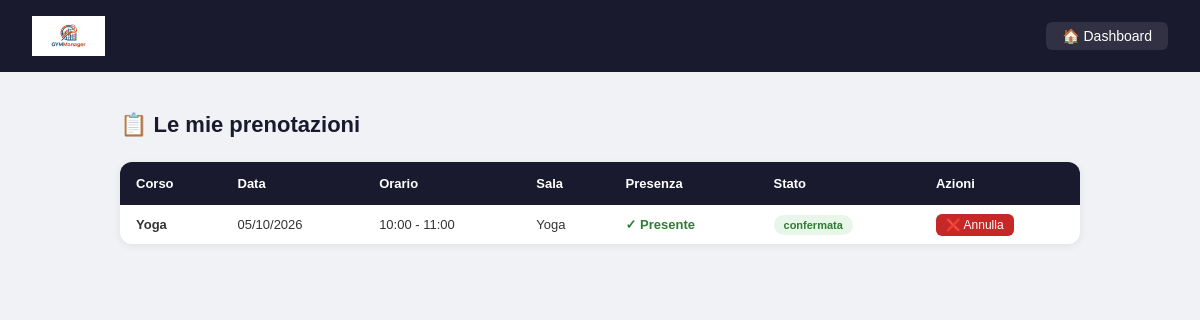
/palestra/cliente/prenotazioni_cliente.php (signed in), run on the app's committed database.
### tables this page shows
CREATE TABLE `prenotazione` (
  `id_prenotazione` int(11) NOT NULL,
  `id_cliente` int(11) NOT NULL,
  `id_lezione` int(11) NOT NULL,
  `data_prenotazione` datetime NOT NULL DEFAULT current_timestamp(),
  `stato` enum('confermata','in_attesa','annullata','completata') NOT NULL DEFAULT 'confermata',
  `presenza` tinyint(1) NOT NULL DEFAULT 0
);

CREATE TABLE `corso` (
  `id_corso` int(11) NOT NULL,
  `nome` varchar(100) NOT NULL,
  `descrizione` text DEFAULT NULL,
  `livello` enum('principiante','intermedio','avanzato') NOT NULL,
  `durata_minuti` int(11) NOT NULL,
  `max_partecipanti` int(11) NOT NULL,
  `stato` enum('attivo','sospeso','terminato') NOT NULL DEFAULT 'attivo'
);

CREATE TABLE `lezione` (
  `id_lezione` int(11) NOT NULL,
  `id_corso` int(11) NOT NULL,
  `id_sala` int(11) NOT NULL,
  `data` date NOT NULL,
  `ora_inizio` time NOT NULL,
  `ora_fine` time NOT NULL,
  `tipo_lezione` varchar(50) DEFAULT NULL,
  `note` text DEFAULT NULL,
  `stato` enum('programmata','in_corso','completata','annullata') NOT NULL DEFAULT 'programmata'
);

CREATE TABLE `sala` (
  `id_sala` int(11) NOT NULL,
  `nome` varchar(100) NOT NULL,
  `tipologia` varchar(50) DEFAULT NULL,
  `capienza_max` int(11) NOT NULL,
  `stato` enum('disponibile','in_manutenzione','chiusa') NOT NULL DEFAULT 'disponibile',
  `data_ultima_manutenzione` date DEFAULT NULL
);

### palestra/cliente/prenotazioni_cliente.php (the view, shortened to what this page needs)
<?php
require_once "../config/db.php";
$utente = $_SESSION['utente'];
$stmt = $pdo->prepare("
    SELECT PR.id_prenotazione, PR.stato, PR.presenza, PR.data_prenotazione,
           C.nome AS corso, L.data, L.ora_inizio, L.ora_fine, S.nome AS sala
    FROM PRENOTAZIONE PR
    JOIN LEZIONE L ON PR.id_lezione = L.id_lezione
    JOIN CORSO C ON L.id_corso = C.id_corso
    JOIN SALA S ON L.id_sala = S.id_sala
    WHERE PR.id_cliente = ?
    ORDER BY L.data DESC, L.ora_inizio DESC
");
$stmt->execute([$utente['id_persona']]);
$prenotazioni = $stmt->fetchAll();
?>
<!DOCTYPE html>
<html lang="it">
<head>
</head>
<body>
<div class="navbar">
    <img src="../assets/logo.jpg" style="height:40px;">
    <div class="navbar-links">
        <a href="dashboard_cliente.php">🏠 Dashboard</a>
    </div>
</div>
<div class="contenuto">
    <div class="intestazione">
        <h2>📋 Le mie prenotazioni</h2>
    </div>
    <table>
        <thead>
            <tr>
                <th>Corso</th>
                <th>Data</th>
                <th>Orario</th>
                <th>Sala</th>
                <th>Presenza</th>
                <th>Stato</th>
                <th>Azioni</th>
            </tr>
        </thead>
        <tbody>
            <?php if(empty($prenotazioni)): ?>
            <tr>
                <td colspan="7" class="nessun-record">Nessuna prenotazione ancora!</td>
            </tr>
            <?php else: ?>
            <?php foreach($prenotazioni as $p): ?>
            <tr>
                <td><strong><?= htmlspecialchars($p['corso']) ?></strong></td>
                <td><?= date('d/m/Y', strtotime($p['data'])) ?></td>
                <td><?= substr($p['ora_inizio'],0,5) ?> - <?= substr($p['ora_fine'],0,5) ?></td>
                <td><?= htmlspecialchars($p['sala']) ?></td>
                <td>
                    <?php if($p['presenza']): ?>
                        <span class="presenza-si">✓ Presente</span>
                    <?php else: ?>
                        <span class="presenza-no">— Da confermare</span>
                    <?php endif; ?>
                </td>
                <td>
                    <span class="badge <?= $p['stato'] ?>"><?= $p['stato'] ?></span>
                </td>
                <td>
                    <?php if($p['stato'] === 'confermata' && strtotime($p['data']) >= strtotime(date('Y-m-d'))): ?>
                    <a class="btn-annulla" href="prenotazioni_cliente.php?annulla=<?= $p['id_prenotazione'] ?>" onclick="return confirm('Vuoi annullare questa prenotazione?')">❌ Annulla</a>
                    <?php else: ?>
                    <span style="color:#ccc;font-size:12px;">—</span>
                    <?php endif; ?>
                </td>
            </tr>
            <?php endforeach; ?>
            <?php endif; ?>
        </tbody>
    </table>
</div>
</body>
</html>

### palestra/cliente/prenotazioni_cliente.php (style rules this page uses)
* { margin: 0; padding: 0; box-sizing: border-box; }
body { font-family: Arial, sans-serif; background: #f0f2f5; }
.navbar { background: #1a1a2e; color: white; padding: 16px 32px; display: flex; justify-content: space-between; align-items: center; }
.navbar a { color: white; text-decoration: none; font-size: 14px; background: rgba(255,255,255,0.1); padding: 6px 16px; border-radius: 6px; }
.navbar-links { display: flex; gap: 10px; }
.contenuto { max-width: 1000px; margin: 40px auto; padding: 0 20px; }
.intestazione { display: flex; justify-content: space-between; align-items: center; margin-bottom: 24px; }
.intestazione h2 { font-size: 22px; color: #1a1a2e; }
table { width: 100%; background: white; border-radius: 12px; box-shadow: 0 2px 8px rgba(0,0,0,0.07); border-collapse: collapse; overflow: hidden; }
th { background: #1a1a2e; color: white; padding: 14px 16px; text-align: left; font-size: 13px; }
td { padding: 12px 16px; font-size: 13px; border-bottom: 1px solid #f0f2f5; color: #333; vertical-align: middle; }
tr:last-child td { border-bottom: none; }
.badge { padding: 4px 10px; border-radius: 20px; font-size: 11px; font-weight: bold; }
.badge.confermata { background: #e8f5e9; color: #2e7d32; }
.presenza-si { color: #2e7d32; font-weight: bold; }
.btn-annulla { background: #c62828; color: white; padding: 4px 10px; border-radius: 6px; text-decoration: none; font-size: 12px; }

### data on the page
prenotazione: corso.nome "Yoga", id_lezione.data "05/10/2026", id_lezione.ora_inizio "10:00", id_lezione.ora_fine "11:00", sala.nome "Yoga", presenza "✓ Presente", stato "confermata"
